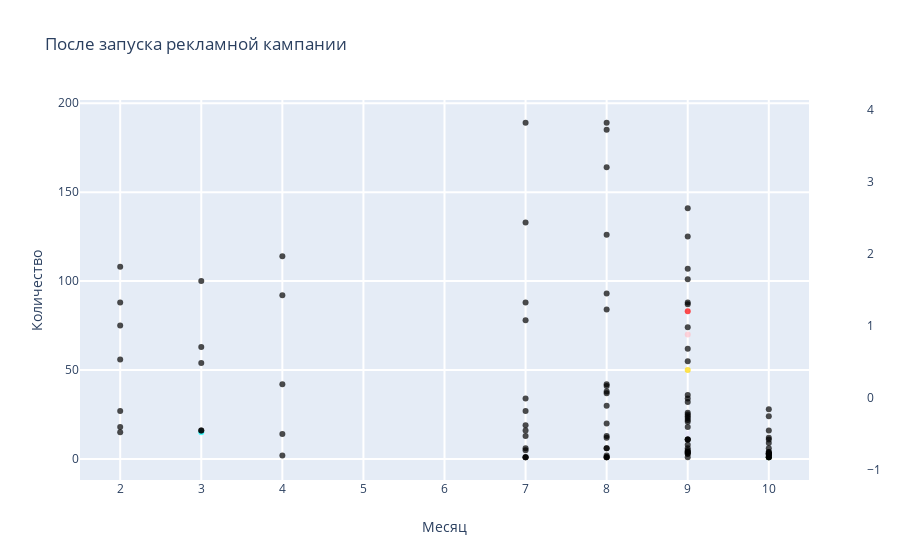

Notebook source saved alongside this figure:
### Code cell
trace0 = go.Scatter(
    x = posle['Месяц'],
    y = posle['Кол-во'],
    mode = 'markers',
    marker = dict(color = ['cyan', 'red', 'gold', 'lavender', 'forestgreen', 'pink'],
                  opacity = 0.7,
                  colorscale ='Rainbow',
                  showscale =True),
    text = posle['Тип_Данных'],
    hovertemplate =
    '<b>%{text}</b>' +
    '<br><i>Месяц</i>: %{x}' +
    '<br><i>Количество</i>: %{y}' +
    '<br><i>Магазин</i>: %{marker.color}'
    )

layout= go.Layout(
    title= 'После запуска рекламной кампании',
    hovermode= 'closest',
    xaxis= dict(
        title= 'Месяц',
        ticklen= 5,
        zeroline= False,
        gridwidth= 2,
    ),
    yaxis=dict(
        title= 'Количество',
        ticklen= 5,
        gridwidth= 2,
    ),
    showlegend= False
)

fig = go.Figure(data = [trace0], layout = layout)
fig

### Figure 1 — Plotly figure (JSON) as saved in the notebook; plotly's stock layout.template omitted (floating-point values rounded to 4 significant figures)
{"data": [{"hovertemplate": "<b>%{text}</b><br><i>Месяц</i>: %{x}<br><i>Количество</i>: %{y}<br><i>Магазин</i>: %{marker.color}", "marker": {"color": ["cyan", "red", "gold", "lavender", "forestgreen", "pink"], "colorscale": [[0, "rgb(150,0,90)"], [0.125, "rgb(0,0,200)"], [0.25, "rgb(0,25,255)"], [0.375, "rgb(0,152,255)"], [0.5, "rgb(44,255,150)"], [0.625, "rgb(151,255,0)"], [0.75, "rgb(255,234,0)"], [0.875, "rgb(255,111,0)"], [1, "rgb(255,0,0)"]], "opacity": 0.7, "showscale": true}, "mode": "markers", "text": ["Лабиринт", "Лабиринт", "Ozon", "WildBerries", "WildBerries", "ЧитайГород", "ЧитайГород", "Буквоед", "Буквоед", "Book24", "Book24", "Лабиринт", "Ozon", "WildBerries", "WildBerries", "ЧитайГород", "ЧитайГород", "Буквоед", "Буквоед", "Book24", "Лабиринт", "Лабиринт", "ЧитайГород", "Лабиринт", "ЧитайГород", "ЧитайГород", "Буквоед", "Буквоед", "Лабиринт", "Ozon", "WildBerries", "ЧитайГород", "Буквоед", "Book24", "Лабиринт", "Лабиринт", "Ozon", "Ozon", "WildBerries", "WildBerries", "ЧитайГород", "ЧитайГород", "Буквоед", "Буквоед", "Лабиринт", "Лабиринт", "Ozon", "ЧитайГород", "ЧитайГород", "ЧитайГород", "ЧитайГород", "Буквоед", "Буквоед", "Лабиринт", "Лабиринт", "Лабиринт", "Ozon", "Ozon", "Ozon", "WildBerries", "WildBerries", "WildBerries", "ЧитайГород", "ЧитайГород", "ЧитайГород", "ЧитайГород", "Буквоед", "Буквоед", "Буквоед", "Book24", "Book24", "Лабиринт", "Лабиринт", "Лабиринт", "Ozon", "Ozon", "Ozon", "WildBerries", "ЧитайГород", "ЧитайГород", "Book24", "Book24", "Book24", "Лабиринт", "Лабиринт", "Ozon", "Ozon", "WildBerries", "WildBerries", "ЧитайГород", "ЧитайГород", "ЧитайГород", "Буквоед", "Буквоед", "Буквоед", "Book24", "Буквоед", "WildBerries", "ЧитайГород", "Буквоед", "Book24", "Лабиринт", "Ozon", "ЧитайГород", "Буквоед", "Лабиринт"], "type": "scatter", "x": [3, 9, 9, 9, 10, 9, 10, 9, 10, 10, 9, 9, 9, 10, 9, 9, 10, 9, 10, 10, 2, 2, 2, 9, 9, 10, 9, 10, 9, 9, 9, 9, 9, 9, 3, 4, 3, 4, 3, 4, 3, 4, 3, 4, 7, 8, 7, 7, 8, 9, 10, 7, 8, 7, 8, 9, 7, 8, 9, 7, 8, 9, 7, 8, 9, 10, 7, 8, 9, 8, 9, 7, 8, 9, 7, 8, 9, 7, 7, 8, 7, 8, 9, 8, 9, 8, 9, 8, 10, 8, 9, 10, 8, 9, 10, 8, 9, 10, 10, 10, 10, 2, 2, 2, 2, 8], "y": [15, 83, 50, 14, 1, 70, 24, 32, 2, 4, 5, 11, 22, 1, 4, 3, 4, 8, 3, 3, 56, 27, 18, 3, 36, 16, 26, 6, 55, 87, 62, 88, 25, 6, 63, 92, 54, 114, 16, 42, 100, 2, 16, 14, 1, 1, 1, 6, 13, 11, 3, 1, 1, 13, 12, 11, 16, 38, 24, 34, 42, 34, 19, 30, 23, 11, 5, 6, 4, 6, 4, 189, 164, 141, 88, 93, 101, 133, 78, 84, 27, 37, 21, 126, 74, 185, 125, 1, 1, 189, 107, 28, 41, 18, 1, 2, 1, 9, 12, 3, 3, 108, 75, 88, 15, 20]}], "layout": {"hovermode": "closest", "showlegend": false, "title": {"text": "После запуска рекламной кампании"}, "xaxis": {"gridwidth": 2, "ticklen": 5, "title": {"text": "Месяц"}, "zeroline": false}, "yaxis": {"gridwidth": 2, "ticklen": 5, "title": {"text": "Количество"}}}}
